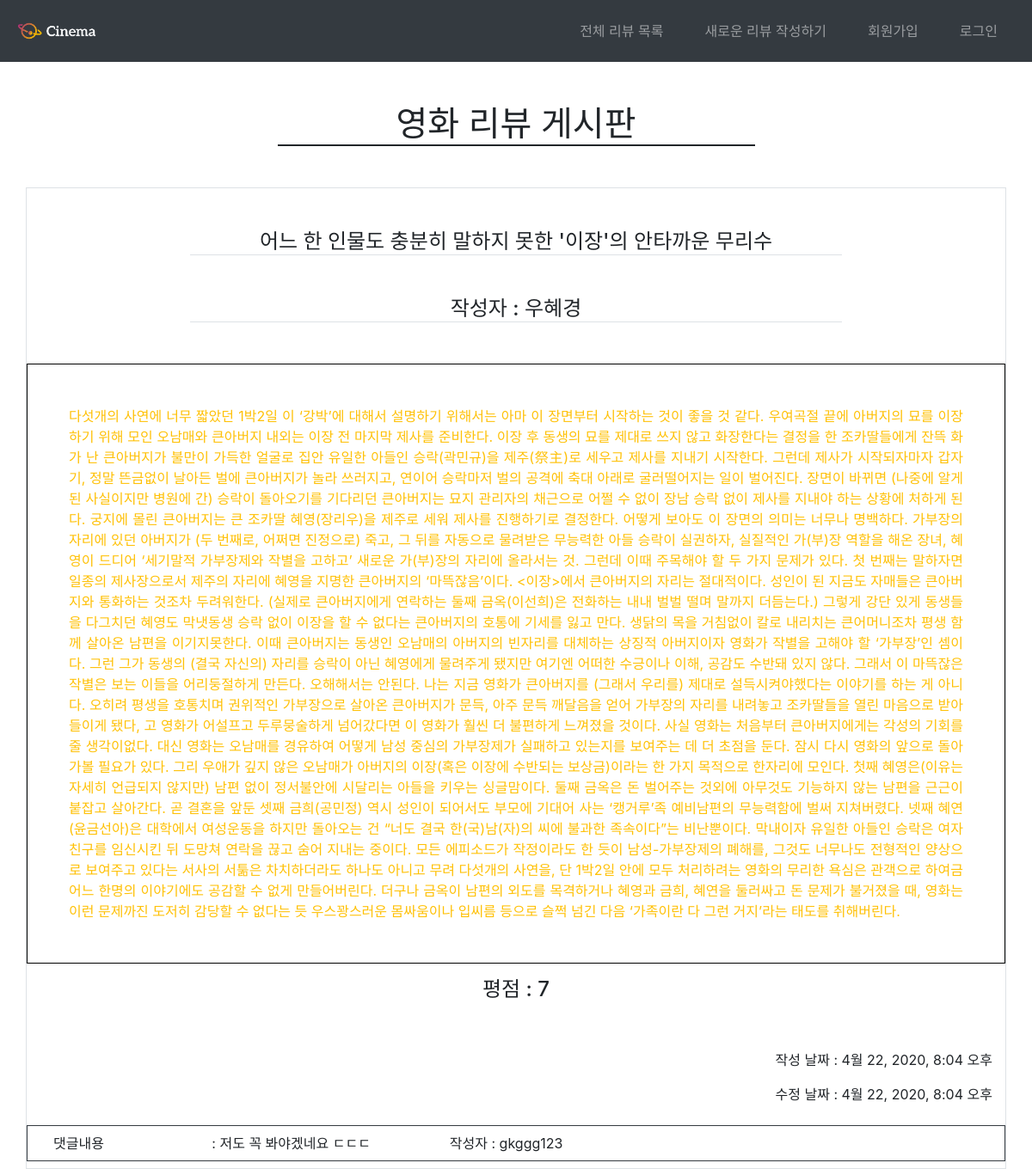
Page /community/9/ on the committed database.
### community/models.py (models this page shows)
class Review(models.Model):
    title=models.CharField(max_length=100)
    movie_title=models.CharField(max_length=30)
    rank=models.IntegerField(default=0)
    content=models.TextField()
    created_at=models.DateTimeField(auto_now_add=True)
    updated_at=models.DateTimeField(auto_now=True)
    user=models.ForeignKey(settings.AUTH_USER_MODEL,on_delete=models.CASCADE)

class Comment(models.Model):
    user=models.ForeignKey(settings.AUTH_USER_MODEL,on_delete=models.CASCADE)
    review=models.ForeignKey(Review,on_delete=models.CASCADE)
    content=models.CharField(max_length=200)
    created_at=models.DateTimeField(auto_now_add=True)
    updated_at=models.DateTimeField(auto_now=True)

### community/views.py (the view)
# urls.py: path('<int:review_id>/',views.review_detail,name='review_detail'),
def review_detail(request,review_id):
    review=get_object_or_404(Review,id=review_id)
    form=CommentForm()
    context={
        'review':review,
        'form':form,
    }
    return render(request,'community/review_detail.html',context)

### community/templates/community/review_detail.html (shortened to what this page needs)
{% extends 'base.html' %}
{% block body %}
    <div class="text-center h1 col-6 offset-3 mt-5 mb-5" style="border-bottom: 2px solid">영화 리뷰 게시판</div>
    <div class="row justify-content-center border">
        <div class="h4 text-center border-bottom col-8 offset-2 my-5 mx-0 px-0">{{ review.title }}</div>
        <div class="h4 text-center border-bottom col-8 offset-2 mb-5 mx-0 px-0">작성자 : {{ review.user }}</div>
        <p class="col-12 text-justify py-5 px-5 text-warning" style=" border:solid 1px black;font-size:1rem">
            {{review.content}}
        </p>
        <div class="col-12 h4 text-center">
            평점 : {{ review.rank }}
        </div>
        <div class="offset-4 col-8 text-right mt-5">
           <p> 작성 날짜 : {{ review.created_at}} </p>
        </div>
        <div class="offset-4 col-8 text-right">
           <p> 수정 날짜 : {{ review.updated_at}} </p>
        </div>
{% for comment in review.comment_set.all %}
    <div class="border border-dark col-12 row my-2">
    <div class="col-2 py-2">댓글내용</div> <div class="col-3 py-2">: {{comment.content}}</div>
    <div class="col-3 py-2">작성자 : {{comment.user.username}}</div>
    <div class="col-4 py-2">
    </div>
    </div>
{% endfor %}
{% endblock %}

### rows in the picture
Review: title "어느 한 인물도 충분히 말하지 못한 '이장'의 안타까운 무리수", user "우혜경", content "다섯개의 사연에 너무 짧았던 1박2일 이 ‘강박’에 대해서 설명하기 위해서는 아마 이 장면부터 시작하는 것이 좋을 것 같다. 우여곡절 끝에 아버지의 묘를 이장하기 위해 모인 오남매와 큰아버지 내외는 이장 전 마지막 제사를 준비한다. 이장 후 동생의 묘를 제대로 쓰지 않고 화장한다는 결정을 한 조카딸들에게 잔뜩 화가 난 큰아버지가 불만이 가득한 얼굴로 집안 유일한 아들인 승락(곽민규)을 제주(祭主)로 세우고 제사를 지내기 시작한다. 그런데 제사가 시작되자마자 갑자기, 정말 뜬금없이 날아든 벌에 큰아버지가 놀라 쓰러지고, 연이어 승락마저 벌의 공격에 축대 아래로 굴러떨어지는 일이 벌어진다. 장면이 바뀌면 (나중에 알게된 사실이지만 병원에 간) 승락이 돌아오기를 기다리던 큰아버지는 묘지 관리자의 채근으로 어쩔 수 없이 장남 승락 없이 제사를 지내야 하는 상황에 처하게 된다. 궁지에 몰린 큰아버지는 큰 조카딸 혜영(장리우)을 제주로 세워 제사를 진행하기로 결정한다. 어떻게 보아도 이 장면의 의미는 너무나 명백하다. 가부장의 자리에 있던 아버지가 (두 번째로, 어쩌면 진정으로) 죽고, 그 뒤를 자동으로 물려받은 무능력한 아들 승락이 실권하자, 실질적인 가(부)장 역할을 해온 장녀, 혜영이 드디어 ‘세기말적 가부장제와 작별을 고하고’ 새로운 가(부)장의 자리에 올라서는 것. 그런데 이때 주목해야 할 두 가지 문제가 있다. 첫 번째는 말하자면…", rank "7", created_at "4월 22, 2020, 8:04 오후", updated_at "4월 22, 2020, 8:04 오후"
Comment: content "저도 꼭 봐야겠네요 ㄷㄷㄷ", user.username "gkggg123"
